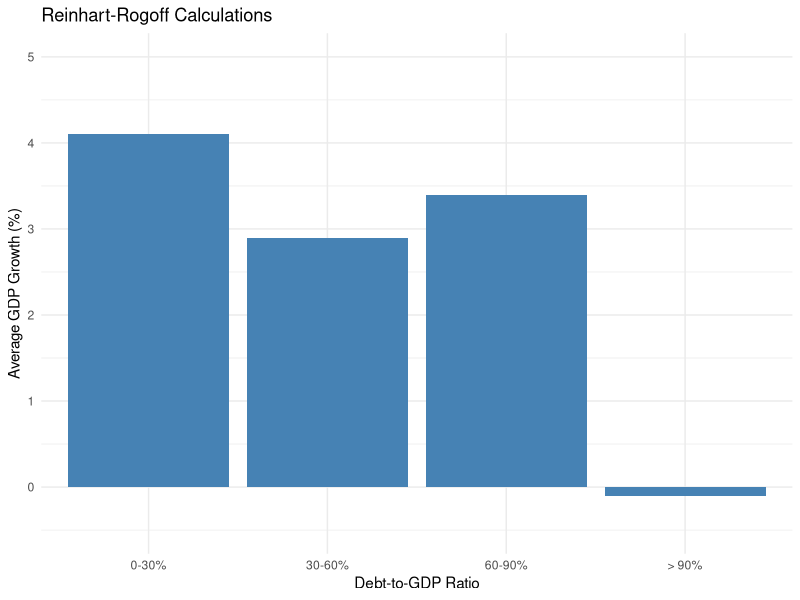
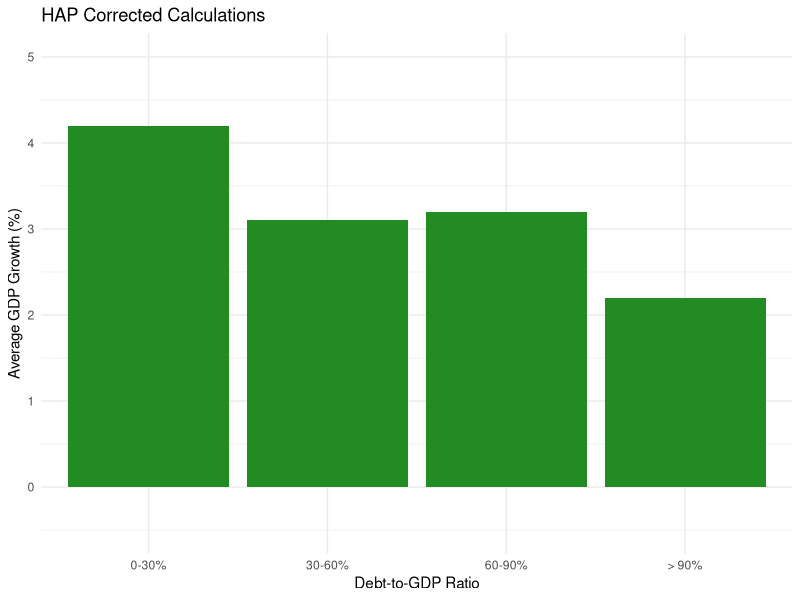

Recreate these plots in R, in order. (Note: this script raises an error after producing the figures.)
## ---- chunk 1
#| label: setup
#| echo: false

library(tidyverse)
## ---- chunk 2
#| echo: false

cats <- c("0-30%", "30-60%", "60-90%", "> 90%")
rr_calcs <- c(4.1, 2.9, 3.4, -0.1)
hap_calcs <- c(4.2, 3.1, 3.2, 2.2)

rr_data <- tibble(debt_ratio = factor(cats, levels = cats), growth = rr_calcs)
hap_data <- tibble(debt_ratio = factor(cats, levels = cats), growth = hap_calcs)
## ---- chunk 3
#| echo: false
#| fig-height: 4

p1 <- ggplot(rr_data, aes(x = debt_ratio, y = growth)) +
  geom_col(fill = "steelblue") +
  coord_cartesian(ylim = c(-0.5, 5)) +
  labs(
    title = "Reinhart-Rogoff Calculations",
    x = "Debt-to-GDP Ratio",
    y = "Average GDP Growth (%)"
  ) +
  theme_minimal()

print(p1)

## ---- chunk 4
#| echo: false
#| fig-height: 4

p2 <- ggplot(hap_data, aes(x = debt_ratio, y = growth)) +
  geom_col(fill = "forestgreen") +
  coord_cartesian(ylim = c(-0.5, 5)) +
  labs(
    title = "HAP Corrected Calculations",
    x = "Debt-to-GDP Ratio",
    y = "Average GDP Growth (%)"
  ) +
  theme_minimal()

print((p2))

## ---- chunk 5
#| echo: false

raw_data <- tibble(
  id = 1:100,
  education = sample(c(9:20), size = 100, replace = T),
  wage = sample(c(15:200), size = 100, replace = T),
  age = sample(c(18:65), size = 100, replace = T)
)

knitr::kable(raw_data[1:5,])
## ---- chunk 6
#| echo: false

# Create problematic data for demonstration
problem_data <- tibble(
  Variable = c("Education (years)", "Wage ($/hr)", "Age"),
  N = c(100, 100, 100),
  Mean = c(14.2, 48.2, 35.4),
  Min = c(-5, 8, 22),
  Max = c(20, 850, 200)
)

knitr::kable(problem_data, align = "lcccc")
## ---- chunk 7
#| echo: true
#| output-location: fragment

118 + 32

## ---- chunk 8
#| echo: true
#| output-location: fragment

4.65 * 9.37

## ---- chunk 9
#| echo: true
#| output-location: fragment

(8 + 2.94) * (654.1 / 98)

## ---- chunk 10
#| echo: true
#| output-location: fragment

x <- 3
x

## ---- chunk 11
#| echo: true
#| output-location: fragment

y <- 5
y

## ---- chunk 12
#| echo: true
#| output-location: fragment

x + y

## ---- chunk 13
#| echo: true
#| output-location: fragment

# Numeric: numbers for calculations
age <- 25
price <- 19.99
temperature <- -5.2

# Math works naturally
age * price
price * 1.08

## ---- chunk 14
#| echo: true
#| error: true
#| output-location: fragment

# Character: text strings (always in quotes)
name <- "Boston"
greeting <- 'Hello World'

# Can't do math on text!
name + greeting
## ---- chunk 15
#| echo: true
#| output-location: fragment

ages <- c(19, 20, 21, 22, 20, 19)
ages

## ---- chunk 16
#| echo: true
#| output-location: fragment
ages + 10

## ---- chunk 17
#| echo: true
#| output-location: fragment
primes <- c(1, 3, 5, 7, 9, 11)

ages + primes

## ---- chunk 18
#| echo: true
#| output-location: fragment
students <- c("Ana", "Ben", "Cara", "Dev", "Eli", "Fay")
students

## ---- chunk 19
#| echo: true
#| output-location: fragment
paste(students, "is", ages, "years old")

## ---- chunk 20
#| echo: true
#| output-location: fragment

bb <- seq(from = 1, to = 30, by = 3)
bb

## ---- chunk 21
#| echo: true
#| output-location: fragment

mtcars
## ---- chunk 22
#| echo: true
#| output-location: fragment

head(mtcars, 4)
## ---- chunk 23
#| echo: true
#| output-location: fragment

head(mtcars$mpg, 10)

## ---- chunk 24
#| output-location: fragment

mtcars
## ---- chunk 25
#| output-location: fragment

# Take mtcars AND THEN filter to high-mpg cars
mtcars |>
  filter(mpg > 25)
## ---- chunk 26
#| output-location: fragment

mtcars |>
  filter(mpg > 25)
## ---- chunk 27
#| output-location: fragment

mtcars |>
  select(mpg, cyl, wt)

## ---- chunk 28
#| output-location: fragment

mtcars |>
  mutate(kmpl = mpg * 0.425)
## ---- chunk 29
#| output-location: fragment

mtcars |>
  filter(cyl == 4) |>
  mutate(kmpl = mpg * 0.425) |>
  select(mpg, kmpl, wt)
## ---- chunk 30
#| output-location: fragment

# Create a new dataset with only efficient 4-cylinder cars
efficient_cars <- mtcars |>
  filter(cyl == 4, mpg > 25) |>
  select(mpg, hp, wt)

efficient_cars
## ---- chunk 31
#| output-location: fragment

mean(mtcars$mpg)
## ---- chunk 32
#| output-location: fragment

sd(mtcars$mpg)
## ---- chunk 33
#| output-location: fragment

min(mtcars$mpg)
## ---- chunk 34
#| output-location: fragment

sum(is.na(airquality$Ozone))
## ---- chunk 35
#| output-location: fragment

mean(airquality$Ozone)
## ---- chunk 36
#| output-location: fragment

mean(airquality$Ozone, na.rm = TRUE)
## ---- chunk 37
#| output-location: fragment

mtcars |>
  summarize(
    mean_mpg = mean(mpg),
    sd_mpg = sd(mpg),
    n = n()
  )
## ---- chunk 38
#| output-location: fragment

mtcars |>
  group_by(cyl) |>
  summarize(
    mean_mpg = mean(mpg),
    mean_hp = mean(hp),
    n = n()
  )
## ---- chunk 39
#| output-location: fragment

mpg_by_cyl <- mtcars |>
  group_by(cyl) |>
  summarize(
    mean_mpg = mean(mpg),
    sd_mpg = sd(mpg)
  )

mpg_by_cyl
## ---- chunk 40
#| output-location: fragment

mtcars |>
  count(cyl)
## ---- chunk 41
#| output-location: fragment

mtcars |>
  count(cyl, am)
## ---- chunk 42
#| output-location: fragment

mtcars |>
  arrange(desc(mpg)) |>
  select(mpg, cyl, hp)

## ---- chunk 43
#| output-location: fragment

summary(mtcars)
## ---- chunk 44
#| output-location: fragment

glimpse(mtcars)
## ---- chunk 45
#| output-location: fragment

mtcars |>
  summarize(mean_hp = mean(hp))
## ---- chunk 46
#| output-location: fragment

mtcars |>
  group_by(gear) |>
  summarize(mean_mpg = mean(mpg))
## ---- chunk 47
#| output-location: fragment

mtcars |>
  arrange(desc(hp)) |>
  select(mpg, hp, wt) |>
  head(1)
## ---- chunk 48
#| output-location: fragment

mtcars |>
  group_by(cyl) |>
  summarize(
    n_cars = n(),
    mean_wt = mean(wt),
    mean_mpg = mean(mpg)
  )
## ---- chunk 49
#| output-location: fragment

mtcars |>
  filter(wt < 3) |>
  summarize(
    mean_qsec = mean(qsec),
    sd_qsec = sd(qsec),
    n = n()
  )
## ---- chunk 50
#| echo: false

library(palmerpenguins)
## ---- chunk 51
#| output-location: fragment

glimpse(penguins)
## ---- chunk 52
#| output-location: fragment
#| fig-height: 3.5

ggplot(data = penguins)
## ---- chunk 53
#| output-location: fragment
#| fig-height: 3.5

ggplot(data = penguins) +
  geom_point(aes(x = flipper_length_mm, y = body_mass_g))
## ---- chunk 54
#| output-location: fragment
#| fig-height: 4

ggplot(data = penguins) +
  geom_point(aes(x = flipper_length_mm, y = body_mass_g, color = species))
## ---- chunk 55
#| output-location: fragment
#| fig-height: 3.5

ggplot(data = penguins) +
  geom_point(aes(x = flipper_length_mm, y = body_mass_g, color = species)) +
  geom_smooth(aes(x = flipper_length_mm, y = body_mass_g), method = "lm")
## ---- chunk 56
#| output-location: fragment
#| fig-height: 3

ggplot(data = penguins) +
  geom_point(aes(x = flipper_length_mm, y = body_mass_g, color = species)) +
  geom_smooth(aes(x = flipper_length_mm, y = body_mass_g), method = "lm") +
  labs(
    title = "Body Mass and Flipper Length",
    x = "Flipper Length (mm)",
    y = "Body Mass (g)",
    color = "Species"
  ) +
  theme_minimal()
## ---- chunk 57
#| output-location: fragment
#| fig-height: 3.5

ggplot(penguins) +
  geom_histogram(aes(x = body_mass_g), binwidth = 200,
                 fill = "steelblue", alpha = 0.7) +
  labs(title = "Distribution of Penguin Body Mass",
       x = "Body Mass (g)", y = "Count") +
  theme_minimal()
## ---- chunk 58
#| echo: false
#| layout-ncol: 3
#| fig-height: 3

ggplot(penguins) +

  geom_histogram(aes(x = body_mass_g), binwidth = 100, fill = "steelblue", alpha = 0.7) +
  labs(title = "binwidth = 100", x = "Body Mass (g)", y = "Count") +
  theme_minimal()

ggplot(penguins) +
  geom_histogram(aes(x = body_mass_g), binwidth = 200, fill = "steelblue", alpha = 0.7) +
  labs(title = "binwidth = 200", x = "Body Mass (g)", y = "Count") +
  theme_minimal()

ggplot(penguins) +
  geom_histogram(aes(x = body_mass_g), binwidth = 500, fill = "steelblue", alpha = 0.7) +
  labs(title = "binwidth = 500", x = "Body Mass (g)", y = "Count") +
  theme_minimal()
## ---- chunk 59
#| output-location: fragment
#| fig-height: 3

ggplot(penguins) +
  geom_histogram(aes(x = flipper_length_mm), binwidth = 5,
                 fill = "steelblue", alpha = 0.7) +
  labs(x = "Flipper Length (mm)", y = "Count") +
  theme_minimal()
## ---- chunk 60
#| output-location: fragment
#| fig-height: 3

ggplot(penguins) +
  geom_point(aes(x = bill_length_mm, y = bill_depth_mm)) +
  labs(x = "Bill Length (mm)", y = "Bill Depth (mm)") +
  theme_minimal()
## ---- chunk 61
#| output-location: fragment
#| fig-height: 3

ggplot(penguins) +
  geom_point(aes(x = bill_length_mm, y = bill_depth_mm, color = species)) +
  labs(x = "Bill Length (mm)", y = "Bill Depth (mm)", color = "Species") +
  theme_minimal()
## ---- chunk 62
#| output-location: fragment
#| fig-height: 2.5

ggplot(penguins) +
  geom_point(aes(x = flipper_length_mm, y = body_mass_g), alpha = 0.6) +
  geom_smooth(aes(x = flipper_length_mm, y = body_mass_g), method = "lm") +
  labs(title = "Penguin Body Mass vs. Flipper Length",
       x = "Flipper Length (mm)", y = "Body Mass (g)") +
  theme_minimal()
